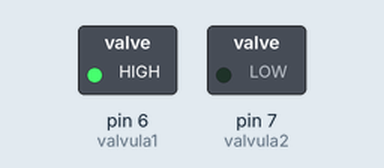
Simulated run of this sketch. Board: Arduino Uno, built with avr-gcc and run on an emulated ATmega328P. Shown: switched loads named in the sketch (green lamp = pin HIGH).

Above: at 2.5 s.
At 7.5 s:
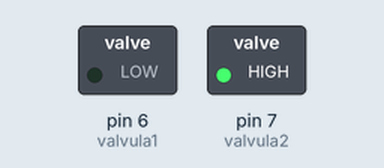
Timing chart, 0 to 13.0 s (numbered marks = the images above):
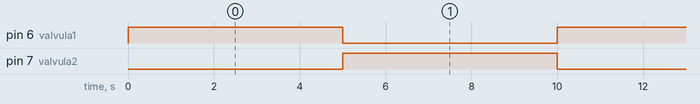

Measured:
- by itself, pin 6 (valvula1), pin 7 (valvula2): alternates HIGH for 5.0 s and LOW for 5.0 s

The sketch:

test.ino
```cpp
#define valvula1 6
#define valvula2 7

void setup() {
    pinMode(valvula1, OUTPUT);
    pinMode(valvula2, OUTPUT);
}

void loop() {
    digitalWrite(valvula1, HIGH);
    digitalWrite(valvula2, LOW);
    delay(5000);
    digitalWrite(valvula1, LOW);
    digitalWrite(valvula2, HIGH);
    delay(5000);
}
```
